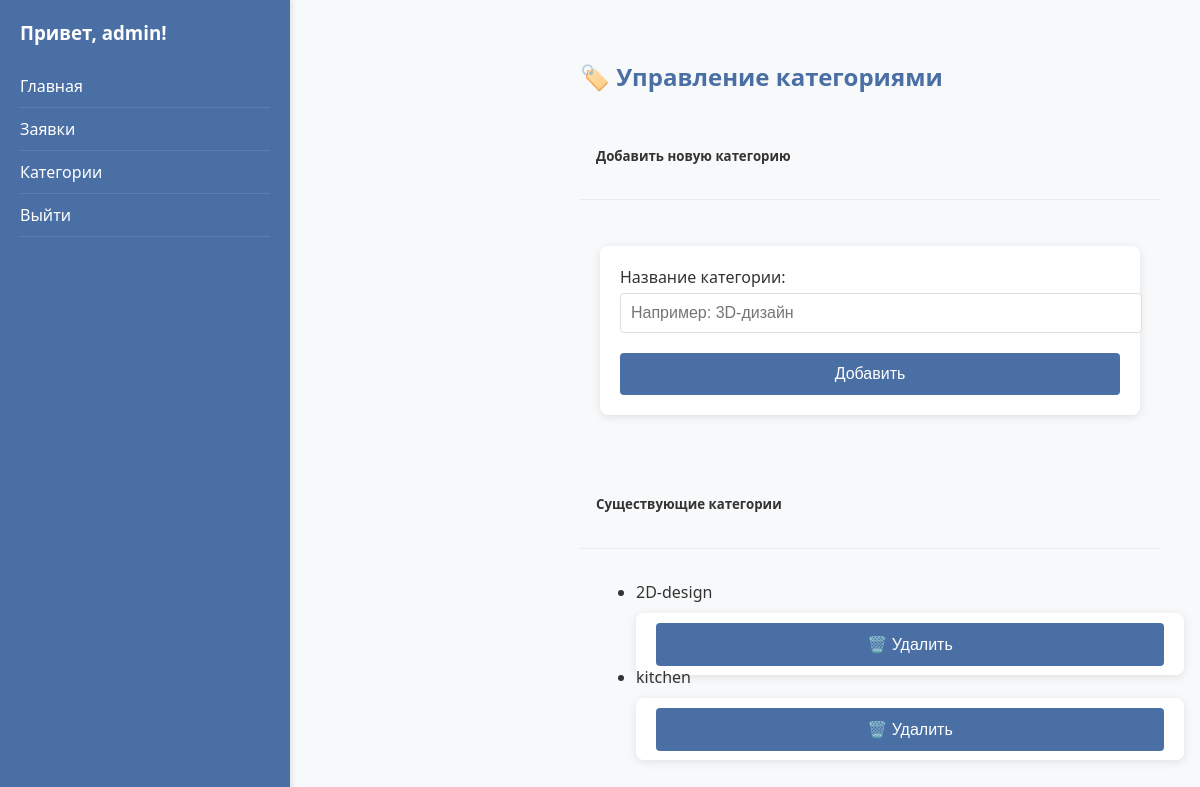
Page /admin-categories/ (signed in) on the earlier database version.
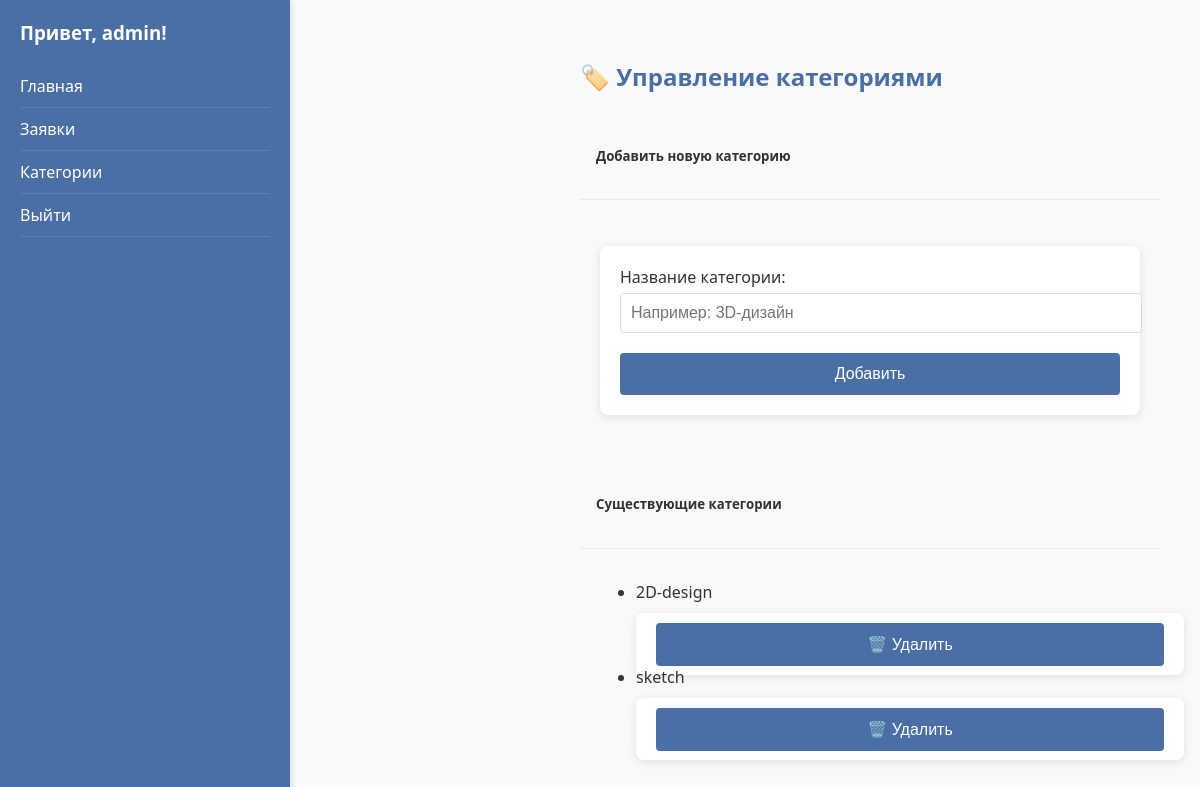
Same page on the later database version.
### main/models.py (models this page shows, shortened)
class Category(models.Model):
    name = models.CharField(max_length=100, unique=True)

### main/views.py (the view)
# urls.py: path('admin-categories/', views.admin_categories, name='admin_categories'),
@user_passes_test(is_superuser)
def admin_categories(request):
    categories = Category.objects.all()
    return render(request, 'main/admin_categories.html', {'categories': categories})

### main/views.py (called while the page is built)
def is_superuser(u):
    return u.is_superuser

### templates/main/admin_categories.html (shortened to what this page needs)
{% extends 'main/base.html' %}
{% block content %}
    <div class="container">
        <div class="main-content">
            <h2>🏷️ Управление категориями</h2>
            <div class="card mb-4">
                <div class="card-header">
                    <h5>Добавить новую категорию</h5>
                </div>
                <div class="card-body">
                    <form method="post" action="{% url 'create_category' %}">
                        <div class="row g-3 align-items-end">
                            <div class="col-md-6">
                                <label for="name" class="form-label">Название категории:</label>
                                <input type="text" name="name" class="form-control" id="name" placeholder="Например: 3D-дизайн" required>
                            </div>
                            <div class="col-md-2">
                                <button type="submit" class="btn btn-success w-100">Добавить</button>
                            </div>
                        </div>
                    </form>
                </div>
            </div>
            <div class="card">
                <div class="card-header">
                    <h5>Существующие категории</h5>
                </div>
                <div class="card-body">
                    {% if categories %}
                        <ul class="list-group">
                            {% for category in categories %}
                                <li class="list-group-item d-flex justify-content-between align-items-center">
                                    <span>{{ category.name }}</span>
                                    <form method="post" action="{% url 'delete_category' category.pk %}" style="display:inline;" onsubmit="return confirm('Вы уверены, что хотите удалить категорию \"' + '{{ category.name|escapejs }}' + '\"? Все заявки этой категории будут удалены.');">
                                        <button type="submit" class="btn btn-danger btn-sm">🗑️ Удалить</button>
                                    </form>
                                </li>
                            {% endfor %}
                        </ul>
                    {% else %}
                        <p class="text-muted">Нет созданных категорий.</p>
                    {% endif %}
                </div>
            </div>
        </div>
    </div>
{% endblock %}

Differences in the rows shown:
removed Category: name "kitchen"
added Category: name "sketch"
